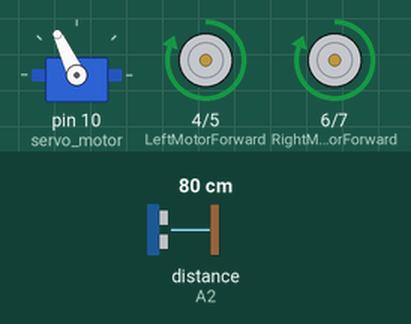
Recording of a sketch running on a simulated Arduino Uno, built with avr-gcc and run on an emulated ATmega328P. Shown: servo, motor-driver pin pairs drawn as motors (green arrow = first pin HIGH = forward, orange = second pin HIGH = backward, longer = more drive). The inputs (shaded band) are chosen by the test bench; at power-on: distance to the obstacle (sensor on A2) 80 cm. The echo pulse lasts 58.3 µs per cm.

Above: at 4.0 s.
4.1 s: distance to the obstacle (sensor on A2) set to 23 cm
5.6 s: distance to the obstacle (sensor on A2) set to 18 cm
At 6.28 s:
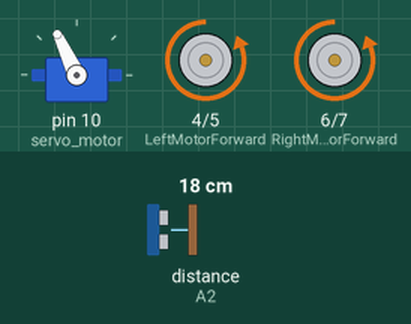
At 7.3 s:
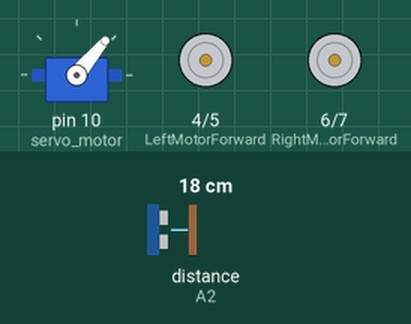
11.6 s: distance to the obstacle (sensor on A2) set to 35 cm
14.0 s: distance to the obstacle (sensor on A2) set to 2 cm
At 16.3 s:
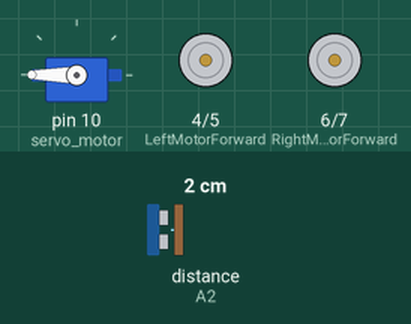
Timing chart, 0 to 18.0 s (numbered marks = the images above; inputs shaded):
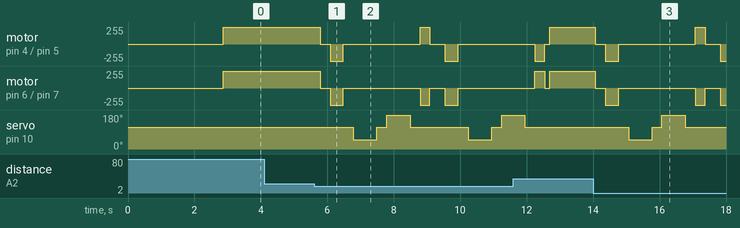

Measured:
- the behaviour switches between 21 and 20 cm on distance to the obstacle (sensor on A2) (found by bisection; images 0 and 1)
- after the input at 4.1 s, every drawn part: stays the same

The sketch:

obstacle.ino
```cpp
#include <Servo.h>        // Include Servo Library
#include <NewPing.h>      // Include Newping Library

// L298N Control Pins
const int LeftMotorForward = 4;
const int LeftMotorBackward = 5;
const int RightMotorForward = 6;
const int RightMotorBackward = 7;

#define TRIGGER_PIN  A1  // Arduino pin tied to trigger pin on the ultrasonic sensor.
#define ECHO_PIN     A2  // Arduino pin tied to echo pin on the ultrasonic sensor.
#define MAX_DISTANCE 250 // Maximum distance we want to ping for (in centimeters). Maximum sensor distance is rated at 250cm.

Servo servo_motor;  // Servo's name
NewPing sonar(TRIGGER_PIN, ECHO_PIN, MAX_DISTANCE); // NewPing setup of pins and maximum distance.

boolean goesForward = false;
int distance = 100;

void setup()
{
  // Set L298N Control Pins as Output
  pinMode(RightMotorForward, OUTPUT);
  pinMode(LeftMotorForward, OUTPUT);
  pinMode(LeftMotorBackward, OUTPUT);
  pinMode(RightMotorBackward, OUTPUT);

  servo_motor.attach(10);   // Attachs the servo on pin 9 to servo object.
  servo_motor.write(115);   // Set at 115 degrees.
  delay(2000);              // Wait for 2s.
  distance = readPing();    // Get Ping Distance.
  delay(100);               // Wait for 100ms.
  distance = readPing();
  delay(100);
  distance = readPing();
  delay(100);
  distance = readPing();
  delay(100);
}

void loop()
{
  int distanceRight = 0;
  int distanceLeft = 0;
  delay(50);

  if (distance <= 20)
  {
    moveStop();
    delay(300);
    moveBackward();
    delay(400);
    moveStop();
    delay(300);
    distanceRight = lookRight();
    delay(300);
    distanceLeft = lookLeft();
    delay(300);

    if (distanceRight >= distanceLeft)
    {
      turnRight();
      delay(300);
      moveStop();
    }
    else
    {
      turnLeft();
      delay(300);
      moveStop();
    }

  }
  else
  {
    moveForward();
  }

    distance = readPing();
}

int lookRight()     // Look Right Function for Servo Motor
{
  servo_motor.write(50);
  delay(500);
  int distance = readPing();
  delay(100);
  servo_motor.write(115);
  return distance;
}

int lookLeft()      // Look Left Function for Servo Motor
{
  servo_motor.write(180);
  delay(500);
  int distance = readPing();
  delay(100);
  servo_motor.write(115);
  return distance;
}

int readPing()      // Read Ping Function for Ultrasonic Sensor.
{
  delay(100);                 // Wait 100ms between pings (about 20 pings/sec). 29ms should be the shortest delay between pings.
  int cm = sonar.ping_cm();   //Send ping, get ping distance in centimeters (cm).
  if (cm==0)
  {
    cm=250;
  }
  return cm;
}

void moveStop()       // Move Stop Function for Motor Driver.
{
  digitalWrite(RightMotorForward, LOW);
  digitalWrite(RightMotorBackward, LOW);
  digitalWrite(LeftMotorForward, LOW);
  digitalWrite(LeftMotorBackward, LOW);
}

void moveForward()    // Move Forward Function for Motor Driver.
{
    digitalWrite(RightMotorForward, HIGH);
    digitalWrite(RightMotorBackward, LOW);
    digitalWrite(LeftMotorForward, HIGH);
    digitalWrite(LeftMotorBackward, LOW);
}

void moveBackward()   // Move Backward Function for Motor Driver.
{
  digitalWrite(RightMotorForward, LOW);
  digitalWrite(RightMotorBackward, HIGH);
  digitalWrite(LeftMotorForward, LOW);
  digitalWrite(LeftMotorBackward, HIGH);
}

void turnRight()      // Turn Right Function for Motor Driver.
{
  digitalWrite(RightMotorForward, LOW);
  digitalWrite(RightMotorBackward, HIGH);
  digitalWrite(LeftMotorForward, HIGH);
  digitalWrite(LeftMotorBackward, LOW);
}

void turnLeft()       // Turn Left Function for Motor Driver.
{
  digitalWrite(RightMotorForward, HIGH);
  digitalWrite(RightMotorBackward, LOW);
  digitalWrite(LeftMotorForward, LOW);
  digitalWrite(LeftMotorBackward, HIGH);
}
```
